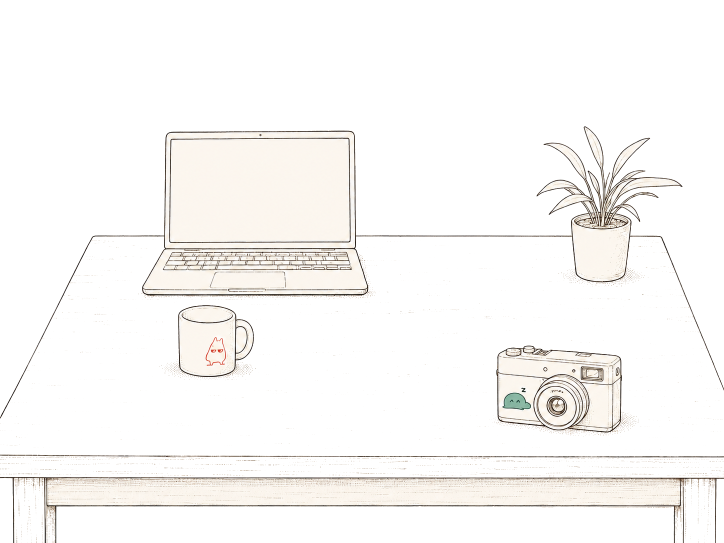
#> input picture assets/desk-scene2-light.png, 1448 x 1086 px (shown at 1/2 size)
$ python generate-sprites.py
#> lines starting #> are read from the running program, lines starting #| are printed output that depends on the picture; after the words box and inside, x2 and y2 are one past the last pixel; in counts of white or black regions, pixels touching at a corner belong together
#!/usr/bin/env python3
# /// script
# requires-python = ">=3.10"
# dependencies = ["pillow==12.3.0", "numpy==2.5.3", "scipy==1.18.1"]
# ///
"""Cut the home desk drawing into the layers the opener and the transitions move.

The desk is one raster, assets/desk-scene2-light.png, with the book, portrait
and bird drawn as sprite strips on top. The opener drops its objects onto an
empty table and the view transitions fly them into the nav, so the parts must
move separately. This derives them into assets/derived/; the masters stay
canonical and untouched.

- desk/*.webp: an exact alpha partition of the desk, lossless. Each file is one
  layer cropped to its own box: the plate (the empty table), the front edge,
  laptop, mug, camera, plant, the plant's tall leaf, and each object's contact
  stipple (tone-*).
- desk/frame-rest.webp: what the portrait strip carries besides the frame (its
  contact stipple, a stub of the back edge), resampled onto the desk grid. It
  stays on the table when the frame lifts and appears when the frame lands.
- desk/backedge-*.webp: the table's back edge where the laptop screen and the
  plant pot hid it, rebuilt from real columns of the same pen line. Shown
  while that object is away. Neither overlay is part of the partition.
- strip/<name>-<cell width>.webp: the sprite strips at their master cell width,
  ½ and ¼, so a small sprite never scales a 2,464 px strip down in CSS. The
  portrait strip is masked to the frame's silhouette. Every rung is lossy (with
  exact alpha) and each weighs less than the rung above it.
- op/*.webp: the opener OP's hero cut-outs.
- about/<name>-<height>.webp: the two figures on About's card, at 1x and 2x.
- desk-geo.js: window.FY_DESK, the geometry in desk pixels.

Consolidates design/2026-09-motion/tools/10d-cut.py (the partition),
r2-01-cut.py (front edge, frame silhouette) and 10c-cut.py (OP heroes). It
fails unless the decoded layers recompose the master exactly, and it only
rewrites files whose bytes changed, so a second run reports 0 updated.

    uv run scripts/generate-sprites.py

Commit the output: .github/workflows/deploy-pages.yml deletes scripts/.
"""

from __future__ import annotations

import io
import json
import math
from pathlib import Path

import numpy as np
from PIL import Image, ImageDraw
from scipy import ndimage as nd

ROOT = Path(__file__).resolve().parents[1]
ASSETS = ROOT / "assets"
OUT = ASSETS / "derived"
OWNED_DIRS = ("desk", "strip", "op", "about")                # plus desk-geo.js, rewritten in place
PAPER = (251, 247, 238)

BACK_EDGE = (468, 476)   # rows of the table's back-edge pen line (471-472 plus halo)
BACK_ROW = 471
FRONT_EDGE = (909, 916)  # rows of the tabletop's front edge (912-913 is the stroke)
SEEDS = {"plant": (500, 1200), "laptop": (400, 520), "mug": (690, 420), "camera": (780, 1100)}  # (y, x)
LEAF_BOX = (1160, 244, 1216, 335)  # x0, y0, x1, y1: the plant's tall centre leaf wobbles on its own
LEAF_SEED = (290, 1185)
LEAF_PIVOT = (1204, 336)
# Sprites laid over the desk, placed as index.html places them: % of the desk (left, top, width).
PLACED = {"book": (36.04, 61.50, 21.34), "frame": (55.23, 33.03, 15.54), "bird": (14, 67.5, 7)}
STRIPS = {"frame": ("frame-exp3-light.png", 4), "book": ("book-flip2-light.png", 6),
          "bird6": ("bird-strip6-light.png", 6), "bird2": ("bird-strip-light.png", 2)}
STRIP_OBJ = {"frame": "frame", "book": "book", "bird": "bird6"}
# About's card figures, by height: 1x and 2x of the tallest the card draws them (152 and 186 card units).
ABOUT = {"taku-sit-light": ("taku-sit-light.png", (200, 400)), "second-voice": ("second-voice-original.png", (240, 480))}
# The portrait's frame and easel, above its contact stipple (frame px).
FRAME_KEEP = [(0, 0), (616, 0), (616, 462), (528, 466), (470, 526), (80, 498), (0, 498)]


def load(name: str) -> np.ndarray:
    return np.array(Image.open(ASSETS / name).convert("RGBA"))


def disk(r: int) -> np.ndarray:
    y, x = np.ogrid[-r:r + 1, -r:r + 1]
    return x * x + y * y <= r * r


def within(m: np.ndarray, r: float) -> np.ndarray:
    """binary_dilation(m, disk(r)), without an 85 x 85 structuring element."""
    return nd.distance_transform_edt(~m) <= r


def bbox(m: np.ndarray) -> list[int]:
    ys, xs = np.where(m)
    return [int(xs.min()), int(ys.min()), int(xs.max() - xs.min() + 1), int(ys.max() - ys.min() + 1)]


# [20 lines left out: functions poly, only, run_lengths, not called in this run]


def partition(desk: np.ndarray) -> tuple[dict[str, np.ndarray], dict]:
    """10d's cut: seed-picked objects, their contact stipple, the leaf; plus the front edge. Disjoint masks."""
    H, W = desk.shape[:2]
    al = desk[..., 3].astype(int)
    yy, xx = np.mgrid[0:H, 0:W]
    e0, e1 = BACK_EDGE
    ink = al > 40
    # The back edge touches the laptop screen and the plant pot; cut it wherever it runs alone
    # (paper above and below), so each object is its own connected component.
    alone = (al[e0 - 6] < 40) & (al[e1 + 5] < 40)
    ink[e0 - 2:e1 + 2, alone] = False
    lab, _ = nd.label(ink)
    solid, ring = {}, {}
    for k, (sy, sx) in SEEDS.items():
        m = nd.binary_fill_holes(lab == lab[sy, sx])
        m = nd.binary_opening(m, disk(1))                    # drop single stipple dots stuck to the outline
        m = nd.binary_fill_holes(m | (nd.binary_dilation(m, disk(1)) & ink))
        r = nd.binary_dilation(m, disk(3))                   # carry the antialiased halo with the object
        r[e0:e1] &= m[e0:e1]                                 # ...but never stubs of the table line
        solid[k], ring[k] = m, r
    rings = np.logical_or.reduce(list(ring.values()))
    tone = {}
    for k, m in solid.items():                               # faint dots in the lower half around each object
        ys = np.where(m.any(1))[0]
        near = within(m, 42) & (yy > ys.min() + (ys.max() - ys.min()) * .55) & ~rings
        near[e0 - 3:e1 + 3] = False
        near[yy > 900] = False                               # the tabletop's front edge
        t = nd.binary_dilation(near & (al > 6), disk(2)) & ~rings
        t[e0 - 3:e1 + 3] = False
        tone[k] = t
    x0, y0, x1, y1 = LEAF_BOX
    leaf_lab, _ = nd.label(ring["plant"] & (xx >= x0) & (xx < x1) & (yy >= y0) & (yy < y1))
    leaf = leaf_lab == leaf_lab[LEAF_SEED]                   # only the tall leaf, not tips of its neighbours
    f0, f1 = FRONT_EDGE
    front = np.zeros((H, W), bool)
    front[f0:f1] = (desk[f0:f1, :, :3].mean(2) < 200) & (al[f0:f1] > 0)

    names = ["plate", "edge"] + ["tone-" + k for k in SEEDS] + ["plant", "leaf", "laptop", "mug", "camera"]
    code = {n: i for i, n in enumerate(names)}
    owner = np.zeros((H, W), np.uint8)                       # every pixel starts on the plate
    for k, t in tone.items():
        owner[t & (owner == 0)] = code["tone-" + k]
    for k, r in ring.items():                                # objects win over neighbouring stipple
        owner[r] = code[k]
    owner[leaf] = code["leaf"]
    owner[front & (owner == 0)] = code["edge"]
    masks = {n: (owner == code[n]) & (al > 0) for n in names}
    return masks, {"solid": solid, "ring": ring}


# [153 lines left out: functions back_edge, front_edge_line, silhouette, frame_parts, placed_box, place and 6 more, not called in this run]


def decode(data: bytes) -> np.ndarray:
    return np.array(Image.open(io.BytesIO(data)).convert("RGBA"))


# [15 lines left out: functions rock_x, ink_box, not called in this run]


def build() -> tuple[dict[str, bytes], dict, dict]:
    desk = load("desk-scene2-light.png")
#> in load, returned value is the input picture: shape (1086, 1448, 4); mean R, G, B, A 45.5, 44.2, 42.6, 49.8
    H, W = desk.shape[:2]
    masks, parts = partition(desk)
    files: dict[str, bytes] = {}
    geo = {"W": W, "H": H, "base": "./assets/derived/", "layers": {}, "backedge": {}, "obj": {}, "strips": {}, "op": {}}

    frame_src, cells = STRIPS["frame"]
    strip, rest = frame_parts(load(frame_src), cells)
    cell = (rest.shape[1], rest.shape[0])
    rest_img, rx, ry = place(rest, placed_box("frame", cell, W, H))
    rest_px = np.array(rest_img)
    rest_px[rest_px[..., 3] == 0] = 0
    rest_on = np.zeros((H, W), bool)
    rest_on[ry:ry + rest_img.height, rx:rx + rest_img.width] = rest_px[..., 3] > 0
    if (rest_on & ~masks["plate"] & (desk[..., 3] > 0)).any():   # it lives on the plate, so it folds with it
        raise SystemExit("the frame's rest overlaps a layer other than the plate")
    x, y, w, h = bbox(rest_px[..., 3] > 0)
    files["desk/frame-rest.webp"] = webp(rest_px[y:y + h, x:x + w], lossless=True)
    frame_rest = {"src": "desk/frame-rest.webp", "box": [rx + x, ry + y, w, h]}

    layers = {}
    for name, m in masks.items():
        rgba = only(desk, m)
        box = bbox(rgba[..., 3] > 0)
        x, y, w, h = box
        rel = f"desk/{name}.webp"
        files[rel] = webp(rgba[y:y + h, x:x + w], lossless=True)
        layers[name] = rgba
        geo["layers"][name] = {"src": rel, "box": box}
    for k, layer in back_edge(desk, parts["ring"]).items():
        x, y, w, h = box = bbox(layer[..., 3] > 0)
        files[f"desk/backedge-{k}.webp"] = webp(layer[y:y + h, x:x + w], lossless=True)
        geo["backedge"][k] = {"src": f"desk/backedge-{k}.webp", "box": box}
    for k in ("plant", "laptop", "mug", "camera"):
        box = geo["layers"][k]["box"]
        ink, _, _ = ink_box(layers[k][box[1]:box[1] + box[3], box[0]:box[0] + box[2]], box)
        solid = parts["solid"][k]
        geo["obj"][k] = {"box": box, "ink": ink, "foot": int(np.where(solid.any(1))[0].max()), "cx": float(rock_x(solid))}

    masters = {name: Image.fromarray(strip, "RGBA") if name == "frame" else Image.open(ASSETS / src).convert("RGBA")
               for name, (src, _) in STRIPS.items()}
    for name, (_, n) in STRIPS.items():
        entry = {"cells": n, "files": []}
        for size in ladder(masters[name], n):
            rel = f"strip/{name}-{size.width // n}.webp"
            files[rel] = webp(size)
            entry["files"].append({"src": rel, "cw": size.width // n, "h": size.height})
        weights = [len(files[f["src"]]) for f in entry["files"]]
        if weights != sorted(weights, reverse=True) or len(set(weights)) < len(weights):
            raise SystemExit(f"strip {name}: a smaller rung is not lighter than the one above it {weights}")
        geo["strips"][name] = entry
    for obj, name in STRIP_OBJ.items():
        img = np.array(masters[name])
        cell0 = img[:, :img.shape[1] // STRIPS[name][1]]
        box = [round(v, 2) for v in placed_box(obj, (cell0.shape[1], cell0.shape[0]), W, H)]
        ink, foot, cx = ink_box(cell0, box)
        geo["obj"][obj] = {"box": box, "ink": ink, "foot": foot, "cx": cx, "strip": name}
    geo["obj"]["frame"]["rest"] = frame_rest
    for z, k in enumerate(sorted(geo["obj"], key=lambda k: geo["obj"][k]["foot"]), 1):
        geo["obj"][k]["z"] = z                               # back to front by where each stands
    geo["leaf"] = {"box": geo["layers"]["leaf"]["box"], "pivot": list(LEAF_PIVOT)}
    geo["edgeLine"] = front_edge_line(desk, layers["edge"])

    laptop, laptop_box = op_laptop(desk)
    op = {"me": (op_me(), 2), "laptop": (laptop, 1), "camera": (op_camera(), 1), "book": (op_book(), 3)}
    for k, (img, n) in op.items():
        files[f"op/{k}.webp"] = webp(img, quality=86, alpha=95)
        geo["op"][k] = {"src": f"op/{k}.webp", "w": img.width, "h": img.height, "cells": n}
    geo["op"]["laptop"]["box"] = laptop_box
    for name, (src, heights) in ABOUT.items():
        img = Image.open(ASSETS / src)
        img = img.convert("RGBA" if "A" in img.getbands() else "RGB")
        for h in heights:
            files[f"about/{name}-{h}.webp"] = webp(img.resize((round(img.width * h / img.height), h), Image.LANCZOS))
    return files, geo, desk


# [31 lines left out: functions check, write, not called in this run]


def main() -> int:
    files, geo, desk = build()
#> in partition, `al = desk[..., 3].astype(int)`:
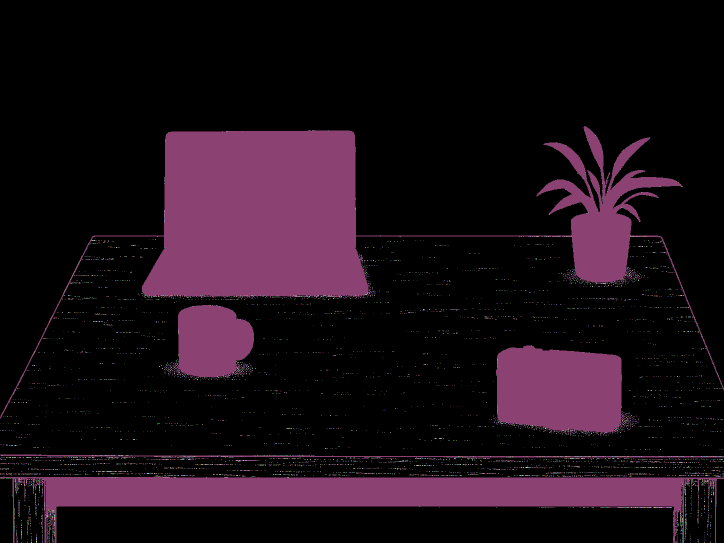
#> al: shape (1086, 1448) int64 (shown at 1/2 size); 256 distinct labels, from 0 to 255; one colour per label, 0 black
#> in partition, `ink = al > 40`: ink: shape (1086, 1448) bool; 19.8% white; 3026 white regions (2987 under 20 px), largest, box (x1, y1, x2, y2) and area: (0, 252, 1448, 838) 163093, (0, 954, 1448, 1086) 77808, (992, 691, 1251, 868) 38656
#> in partition, `ink[e0 - 2:e1 + 2, alone] = False`:
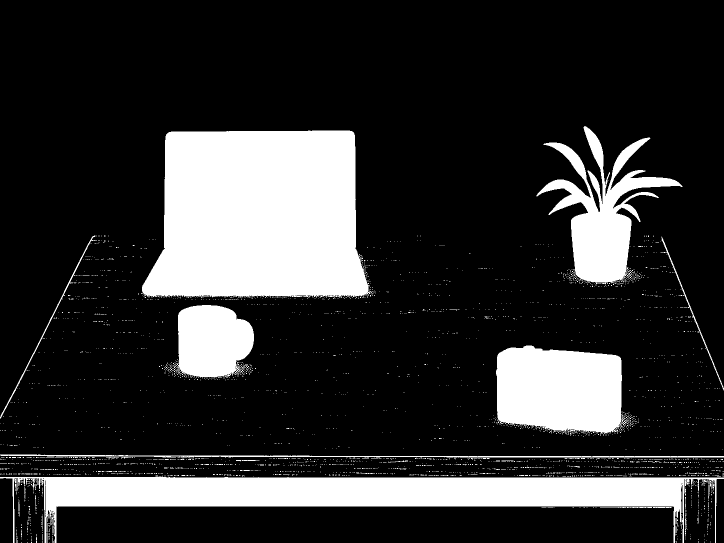
#> ink: shape (1086, 1448) bool (shown at 1/2 size); 19.7% white; 3041 white regions (2999 under 20 px), largest, box (x1, y1, x2, y2) and area: (284, 261, 744, 597) 130289, (0, 954, 1448, 1086) 77808, (992, 691, 1251, 868) 38656
#> in partition, `lab, _ = nd.label(ink)`:
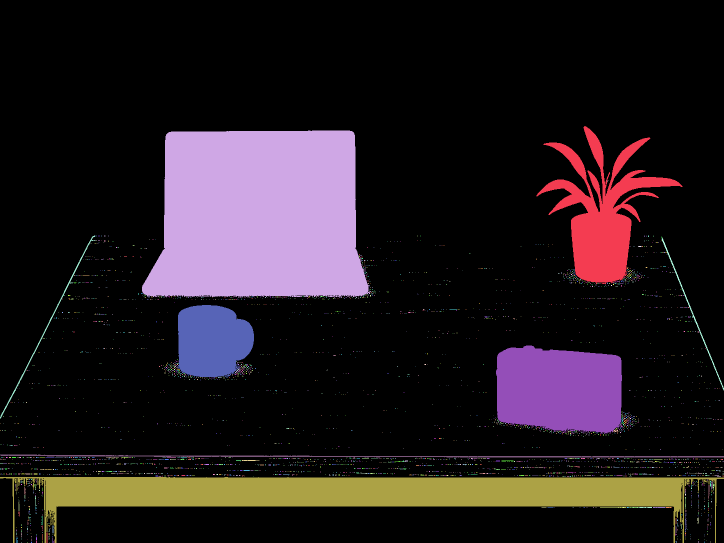
#> lab: shape (1086, 1448) int32 (shown at 1/2 size); 3204 distinct labels, from 0 to 3203; one colour per label, 0 black
#> after the loop in partition, `for k, (sy, sx) in SEEDS.items():`: m: shape (1086, 1448) bool; 2.4% white; 1 white region, box (x1, y1, x2, y2) and area: (992, 691, 1244, 868) 38495
#> after the loop in partition, `for k, (sy, sx) in SEEDS.items():`:
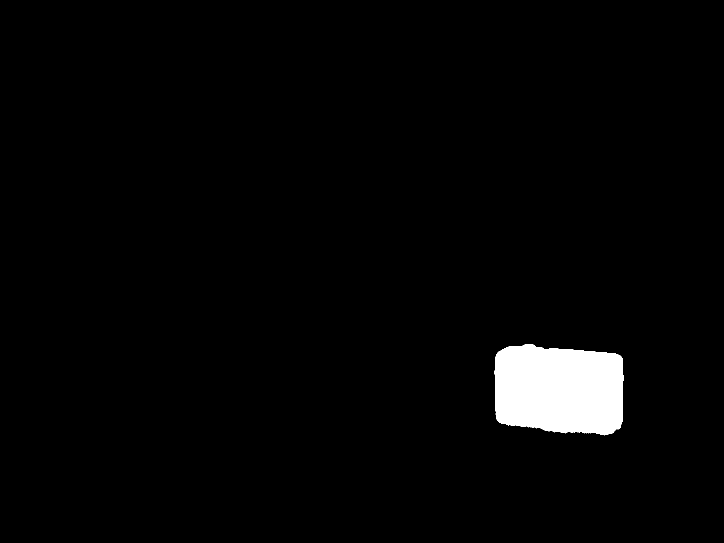
#> r: shape (1086, 1448) bool (shown at 1/2 size); 2.6% white; 1 white region, box (x1, y1, x2, y2) and area: (989, 688, 1247, 871) 40918
#> after the loop in partition, `for k, (sy, sx) in SEEDS.items():`: ring = 4 items
#> in partition, `rings = np.logical_or.reduce(list(ring.values()))`:
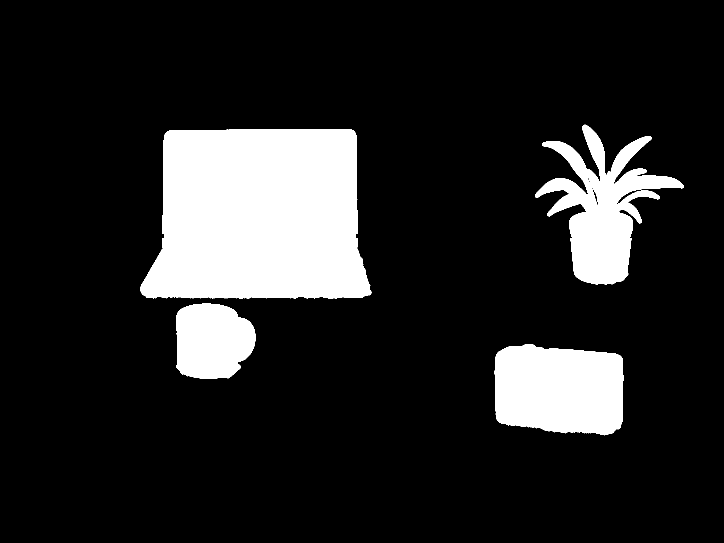
#> rings: shape (1086, 1448) bool (shown at 1/2 size); 14.8% white; 4 white regions, box (x1, y1, x2, y2) and area: (281, 258, 743, 598) 134698, (989, 688, 1247, 871) 40918, (1070, 249, 1368, 570) 36794, (352, 607, 511, 757) 19727
#> the loop in partition, `for k, m in solid.items():` made 4 passes
#> k on passes 1 to 4: 'plant', 'laptop', 'mug', 'camera'
#> after the loop in partition, `for k, m in solid.items():`: near: shape (1086, 1448) bool; 1.1% white; 1 white region, box (x1, y1, x2, y2) and area: (952, 788, 1285, 901) 16532
#> after the loop in partition, `for k, m in solid.items():`:
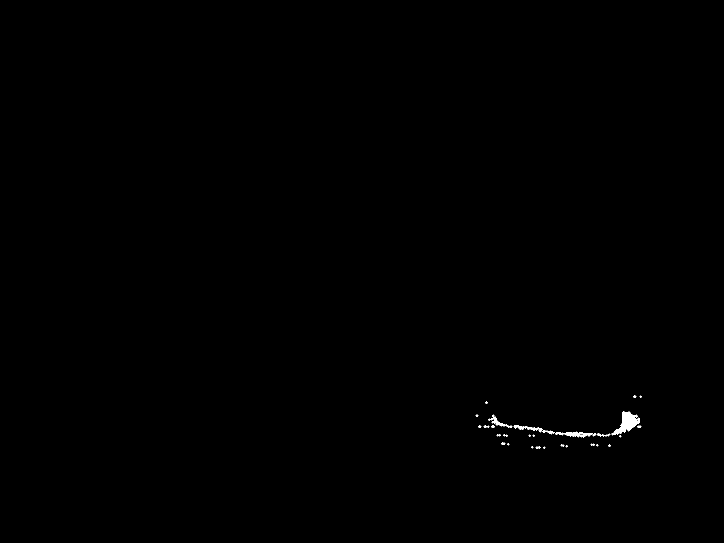
#> t: shape (1086, 1448) bool (shown at 1/2 size); 0.18% white; 31 white regions (12 under 20 px), largest, box (x1, y1, x2, y2) and area: (1223, 822, 1280, 871) 1175, (1110, 863, 1186, 875) 439, (1027, 851, 1085, 865) 281
#> in partition, `leaf_lab, _ = nd.label(ring["plant"] & (xx >= x0) & (xx < x1) & (yy >=..`: leaf_lab: shape (1086, 1448) int32; 3 distinct labels, from 0 to 2
#> in partition, `leaf = leaf_lab == leaf_lab[LEAF_SEED]`: leaf: shape (1086, 1448) bool; 0.13% white; 1 white region, box (x1, y1, x2, y2) and area: (1164, 249, 1210, 335) 2028
#> in partition, `front[f0:f1] = (desk[f0:f1, :, :3].mean(2) < 200) & (al[f0:f1] > 0)`: front: shape (1086, 1448) bool; 0.18% white in thin lines or dots, all inside (x1, y1, x2, y2) = (0, 909, 1448, 916)
#> in partition, `names = ["plate", "edge"] + ["tone-" + k for k in SEEDS] + ["plant", "..`: names = ['plate', 'edge', 'tone-plant', 'tone-laptop', 'tone-mug', 'tone-camera', 'plant', 'leaf', 'laptop', 'mug', 'camera']
#> in partition, `code = {n: i for i, n in enumerate(names)}`: code = 11 items
#> the loop in partition, `for k, t in tone.items():` made 4 passes
#> the loop in partition, `for k, r in ring.items():` made 4 passes
#> after the loop in partition, `for k, r in ring.items():`:
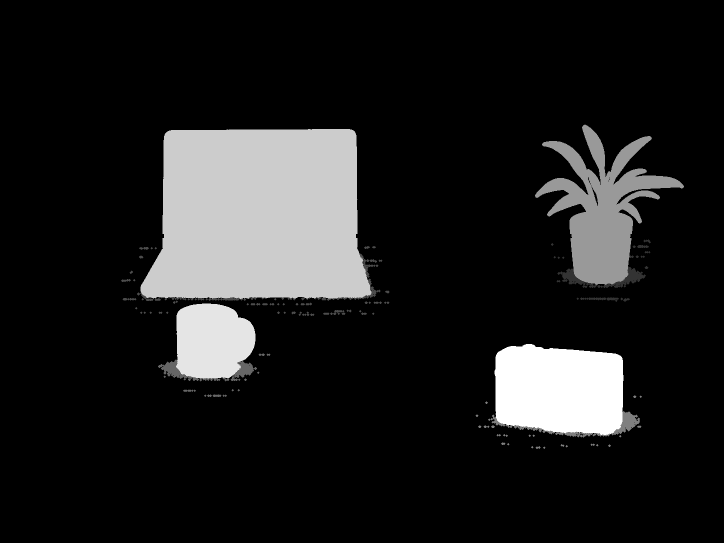
#> owner: shape (1086, 1448) (shown at 1/2 size); min 0, max 10, mean 1.22; drawn with min black and max white
#> in partition, `owner[leaf] = code["leaf"]`: owner: shape (1086, 1448); 0.13% of pixels changed, all inside (x1, y1, x2, y2) = (1164, 249, 1210, 335)
#> in partition, `owner[front & (owner == 0)] = code["edge"]`: owner: shape (1086, 1448); min 0, max 10, mean 1.23
#> in build, `masks, parts = partition(desk)`: parts = 2 items
    check(files, geo, desk)
    files["desk-geo.js"] = (
        "// Generated by scripts/generate-sprites.py from the desk masters; do not hand-edit.\n"
        f"window.FY_DESK={json.dumps(geo, separators=(',', ':'))};\n"
    ).encode("utf-8")
    updated = write(files)
    print("recomposition exact: the decoded desk layers rebuild the master pixel for pixel")
    for rel in sorted(files):
        print(f"  {rel:<28} {len(files[rel]) / 1024:>7.1f} KB{'  (updated)' if rel in updated else ''}")
    print(f"{len(updated)} updated, {len(files) - len(updated)} unchanged")
    return 0


if __name__ == "__main__":
#> (the run stopped early here; a loop or call above may not have finished)
